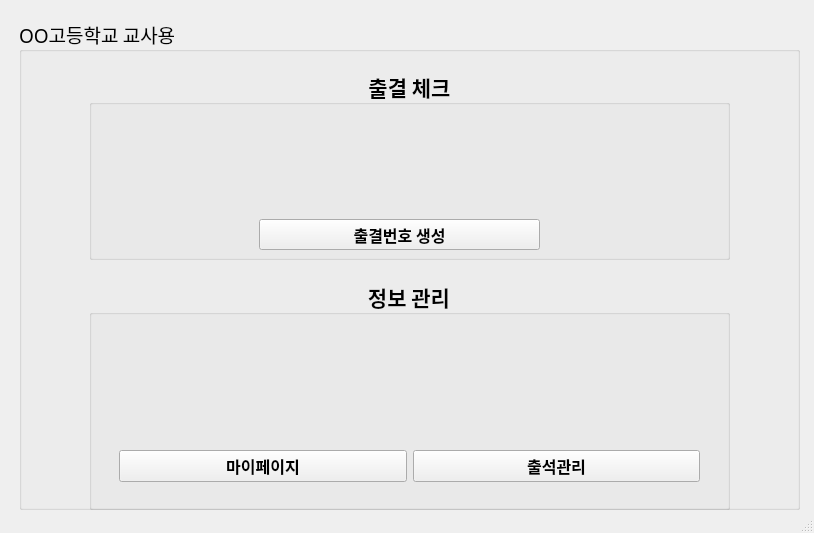
<?xml version="1.0" encoding="UTF-8"?>
<ui version="4.0">
 <class>MainWindow</class>
 <widget class="QMainWindow" name="MainWindow">
  <property name="geometry">
   <rect>
    <x>0</x>
    <y>0</y>
    <width>814</width>
    <height>533</height>
   </rect>
  </property>
  <property name="font">
   <font>
    <family>D2Coding</family>
   </font>
  </property>
  <property name="windowTitle">
   <string>OO고등학교 출결관리앱</string>
  </property>
  <widget class="QWidget" name="centralwidget">
   <widget class="QWidget" name="verticalLayoutWidget">
    <property name="geometry">
     <rect>
      <x>19</x>
      <y>19</y>
      <width>781</width>
      <height>491</height>
     </rect>
    </property>
    <layout class="QVBoxLayout" name="verticalLayout">
     <item>
      <layout class="QHBoxLayout" name="horizontalLayout">
       <item>
        <widget class="QGroupBox" name="groupBox">
         <property name="font">
          <font>
           <pointsize>14</pointsize>
           <weight>50</weight>
           <bold>false</bold>
          </font>
         </property>
         <property name="title">
          <string>OO고등학교 교사용</string>
         </property>
         <widget class="QGroupBox" name="groupBox_2">
          <property name="geometry">
           <rect>
            <x>70</x>
            <y>50</y>
            <width>641</width>
            <height>191</height>
           </rect>
          </property>
          <property name="font">
           <font>
            <pointsize>16</pointsize>
            <weight>75</weight>
            <bold>true</bold>
           </font>
          </property>
          <property name="title">
           <string>출결 체크</string>
          </property>
          <property name="alignment">
           <set>Qt::AlignCenter</set>
          </property>
          <widget class="QWidget" name="horizontalLayoutWidget_3">
           <property name="geometry">
            <rect>
             <x>170</x>
             <y>30</y>
             <width>281</width>
             <height>111</height>
            </rect>
           </property>
           <layout class="QHBoxLayout" name="horizontalLayout_3">
            <item>
             <widget class="QLabel" name="atd_num_label">
              <property name="text">
               <string/>
              </property>
              <property name="pixmap">
               <pixmap>../image/다운로드 (6).png</pixmap>
              </property>
              <property name="alignment">
               <set>Qt::AlignCenter</set>
              </property>
             </widget>
            </item>
           </layout>
          </widget>
          <widget class="QPushButton" name="btn_chk">
           <property name="geometry">
            <rect>
             <x>170</x>
             <y>150</y>
             <width>281</width>
             <height>31</height>
            </rect>
           </property>
           <property name="font">
            <font>
             <pointsize>12</pointsize>
             <weight>75</weight>
             <bold>true</bold>
            </font>
           </property>
           <property name="text">
            <string>출결번호 생성</string>
           </property>
          </widget>
         </widget>
         <widget class="QGroupBox" name="groupBox_3">
          <property name="geometry">
           <rect>
            <x>70</x>
            <y>260</y>
            <width>641</width>
            <height>231</height>
           </rect>
          </property>
          <property name="font">
           <font>
            <pointsize>16</pointsize>
            <weight>75</weight>
            <bold>true</bold>
           </font>
          </property>
          <property name="title">
           <string>정보 관리</string>
          </property>
          <property name="alignment">
           <set>Qt::AlignCenter</set>
          </property>
          <widget class="QWidget" name="horizontalLayoutWidget">
           <property name="geometry">
            <rect>
             <x>29</x>
             <y>39</y>
             <width>581</width>
             <height>130</height>
            </rect>
           </property>
           <layout class="QHBoxLayout" name="horizontalLayout_4">
            <item>
             <widget class="QLabel" name="my_page">
              <property name="text">
               <string/>
              </property>
              <property name="pixmap">
               <pixmap>../image/4543148.png</pixmap>
              </property>
              <property name="alignment">
               <set>Qt::AlignCenter</set>
              </property>
             </widget>
            </item>
            <item>
             <widget class="QLabel" name="my_atd">
              <property name="text">
               <string/>
              </property>
              <property name="pixmap">
               <pixmap>../../../Users/Admin/Downloads/attendance (2).png</pixmap>
              </property>
              <property name="alignment">
               <set>Qt::AlignCenter</set>
              </property>
             </widget>
            </item>
           </layout>
          </widget>
          <widget class="QWidget" name="horizontalLayoutWidget_4">
           <property name="geometry">
            <rect>
             <x>30</x>
             <y>170</y>
             <width>581</width>
             <height>34</height>
            </rect>
           </property>
           <layout class="QHBoxLayout" name="horizontalLayout_5">
            <item>
             <widget class="QPushButton" name="btn_page">
              <property name="font">
               <font>
                <pointsize>12</pointsize>
               </font>
              </property>
              <property name="text">
               <string>마이페이지</string>
              </property>
             </widget>
            </item>
            <item>
             <widget class="QPushButton" name="btn_atd">
              <property name="font">
               <font>
                <pointsize>12</pointsize>
               </font>
              </property>
              <property name="text">
               <string>출석관리</string>
              </property>
             </widget>
            </item>
           </layout>
          </widget>
         </widget>
        </widget>
       </item>
      </layout>
     </item>
    </layout>
   </widget>
  </widget>
  <widget class="QStatusBar" name="statusbar"/>
 </widget>
 <resources/>
 <connections/>
</ui>
